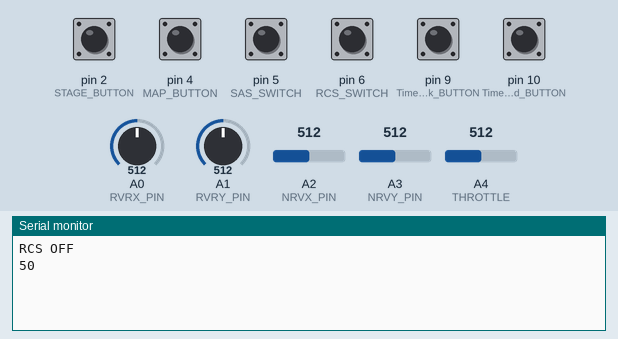
This sketch was run on a simulated Arduino Uno, built with avr-gcc and run on an emulated ATmega328P. On the bench: the last lines printed to the serial monitor. Inputs (shaded band) come from the test bench; at power-on: pin 2 (STAGE_BUTTON), pin 4 (MAP_BUTTON), pin 5 (SAS_SWITCH), pin 6 (RCS_SWITCH), pin 9 (TimeBack_BUTTON), pin 10 (TimeForward_BUTTON) HIGH, A0 (RVRX_PIN) = 512, A1 (RVRY_PIN) = 512, A2 (NRVX_PIN) = 512, A3 (NRVY_PIN) = 512, A4 (THROTTLE) = 512.

Above: at 1.2 s.
1.3 s: pin 2 (STAGE_BUTTON) pulled LOW for 0.15 s
At 2.4 s:
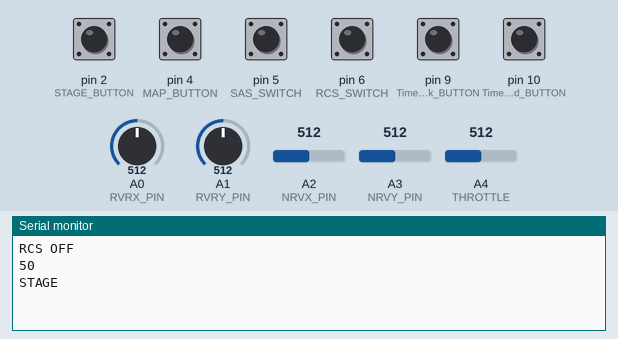
2.9 s: pin 4 (MAP_BUTTON) pulled LOW for 0.15 s
At 3.7 s:
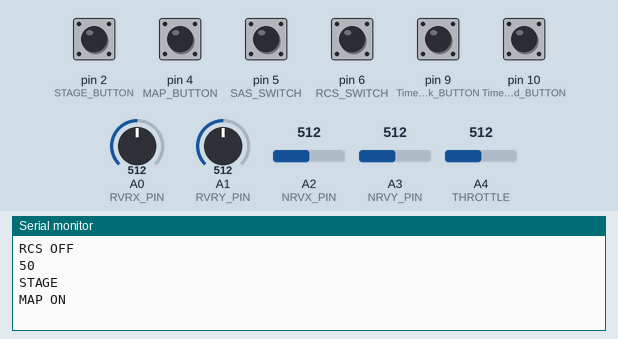
4.5 s: pin 5 (SAS_SWITCH) pulled LOW for 0.15 s
At 5.6 s:
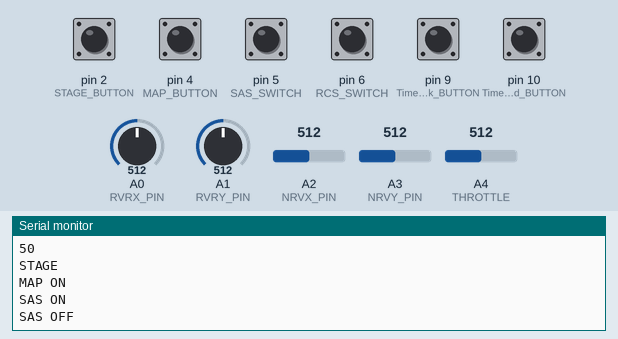
6.1 s: pin 6 (RCS_SWITCH) pulled LOW for 0.15 s
At 7.1 s:
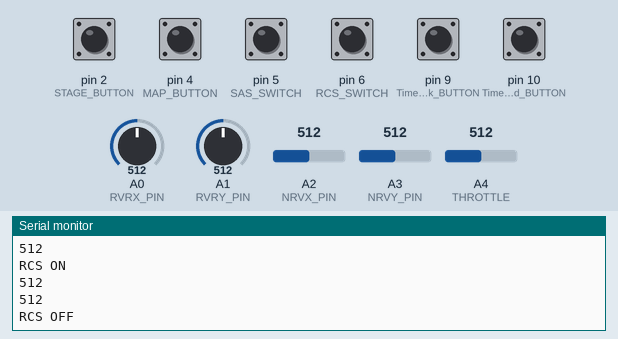
7.7 s: pin 9 (TimeBack_BUTTON) pulled LOW for 0.15 s
At 8.5 s:
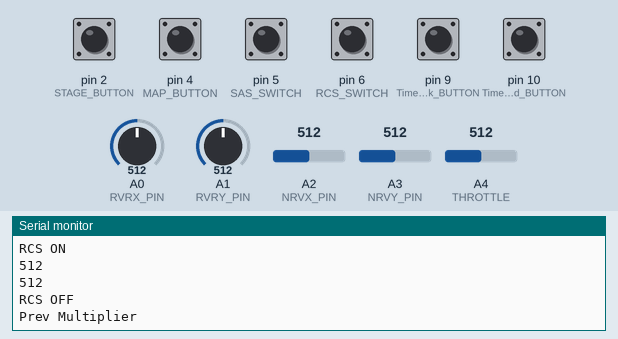
9.3 s: pin 10 (TimeForward_BUTTON) pulled LOW for 0.15 s
At 9.7 s:
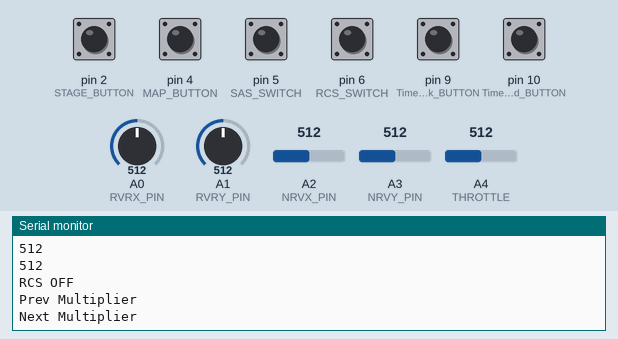

Measured:
- after the input at 1.3 s, the serial monitor: prints a new line at once (image 1)
- after the input at 2.9 s, the serial monitor: prints a new line at once (image 2)
- after the input at 4.5 s, the serial monitor: prints a new line at once (image 3)
- after the input at 6.1 s, the serial monitor: prints a new line at once (image 4)
- after the input at 7.7 s, the serial monitor: prints a new line at once (image 5)
- after the input at 9.3 s, the serial monitor: prints a new line at once (image 6)

The sketch:

arduino_code.ino
```cpp
//stageing
const int STAGE_BUTTON = 2;
int LastSTAGE = HIGH;

//map
const int MAP_BUTTON = 4;
int LastMAP = HIGH;
bool MAPstate = false;

//SAS
const int SAS_SWITCH = 5;
int LastSAS = HIGH;

//RCS
const int RCS_SWITCH = 6;
int LastRCS = LOW;

//forward
const int TimeForward_BUTTON = 10;
int LastTimeForward = HIGH;

//backward
const int TimeBack_BUTTON = 9;
int LastTimeBack = HIGH;

//RCS JOY
#define RVRX_PIN A0
#define RVRY_PIN A1
int xValueR = 0;
int yValueR = 0;

//NORM JOY
#define NRVX_PIN A2
#define NRVY_PIN A3
int xValueN = 0;
int yValueN = 0;

//THROTTLE
#define THROTTLE A4
int LastTHROTTLE = 0;


void setup()
{
  Serial.begin(9600);
  pinMode(STAGE_BUTTON, INPUT_PULLUP);
  pinMode(MAP_BUTTON, INPUT_PULLUP);
  pinMode(SAS_SWITCH, INPUT_PULLUP);
  pinMode(RCS_SWITCH, INPUT_PULLUP);
  pinMode(TimeForward_BUTTON, INPUT_PULLUP);
  pinMode(TimeBack_BUTTON, INPUT_PULLUP);
}

void loop()
{
  //stageing
  int CurrentSTAGE = digitalRead(STAGE_BUTTON);

  if (LastSTAGE == HIGH && CurrentSTAGE == LOW)
  {
    Serial.println("STAGE");
  }
  LastSTAGE = CurrentSTAGE;

  //map
  int CurrentMAP = digitalRead(MAP_BUTTON);

  if (LastMAP == HIGH && CurrentMAP == LOW)
  {
    MAPstate = !MAPstate;

    if (MAPstate == true)
    {
      Serial.println("MAP ON");
    }
    else
    {
      Serial.println("MAP OFF");
    }
  }
  LastMAP = CurrentMAP;

  //SAS
  int CurrentSAS = digitalRead(SAS_SWITCH);

  if (CurrentSAS != LastSAS)
  {
    if (CurrentSAS == LOW)
    {
      Serial.println("SAS ON");
    }
    else
    {
      Serial.println("SAS OFF");
    }
  }
  LastSAS = CurrentSAS;

  //RCS
  int CurrentRCS = digitalRead(RCS_SWITCH);

  if (CurrentRCS == LOW)
  {
    Serial.println("RCS ON");
    xValueR = analogRead(RVRX_PIN);
    yValueR = analogRead(RVRY_PIN);

    Serial.println(xValueR);
    Serial.println(yValueR);
  }
  if (LastRCS == LOW && CurrentRCS == HIGH)
  {
    Serial.println("RCS OFF");
  }
  LastRCS = CurrentRCS;

  //Time Forward
  int CurrentTimeForward = digitalRead(TimeForward_BUTTON);

  if (LastTimeForward == HIGH && CurrentTimeForward == LOW)
  {
    Serial.println("Next Multiplier");
  }
  LastTimeForward = CurrentTimeForward;


  //Time Backwards
  int CurrentTimeBack = digitalRead(TimeBack_BUTTON);

  if (LastTimeBack == HIGH && CurrentTimeBack == LOW)
  {
    Serial.println("Prev Multiplier");
  }
  LastTimeBack = CurrentTimeBack;

  //NORM JOYSICK
  xValueN = analogRead(NRVX_PIN);
  yValueN = analogRead(NRVY_PIN);

  //throttle
  int CurrentTHROTTLE = analogRead(THROTTLE);
  int perc_throttle = map(CurrentTHROTTLE, 0, 1023, 0, 100);
  if (LastTHROTTLE != CurrentTHROTTLE)
  {
    Serial.println(perc_throttle);
    delay(200);
  }
  LastTHROTTLE = CurrentTHROTTLE;

}
```
